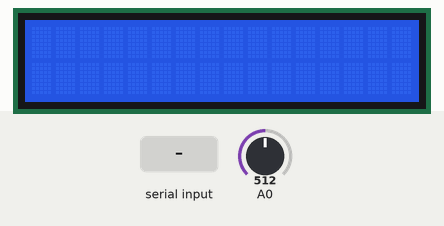
Simulated run of this program. Board: Arduino Uno, built with avr-gcc and run on an emulated ATmega328P. On the bench: 16×2 character LCD. The test bench sets the inputs (shaded band); at power-on: A0 = 512. What the program prints to the serial monitor is not drawn.

Above: at 1.2 s.
1.3 s: byte 30 received over Serial
At 2.0 s:
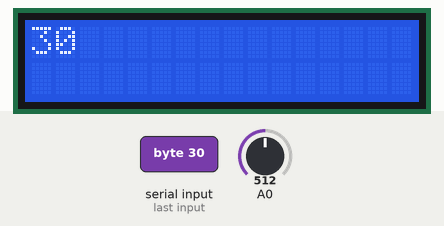
2.8 s: byte 90 received over Serial
At 3.2 s:
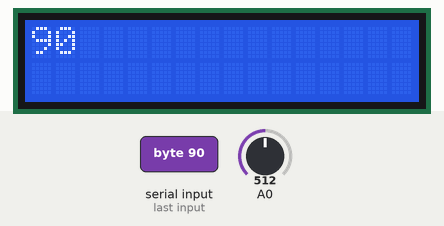
Timing chart, 0 to 5.8 s (numbered marks = the images above; inputs shaded):
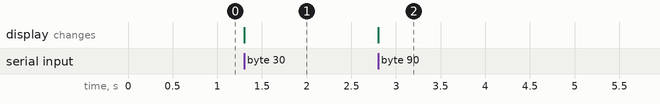

Measured:
- after the input at 1.3 s, the display: changes at once (image 1)
- after the input at 2.8 s, the display: changes at once (image 2)

The program:

main.cpp
```cpp
#include <Arduino.h>
#include <LiquidCrystal.h>

LiquidCrystal lcd(13, 12, 11, 10, 9, 8);
int value = 0;
int randomnum ;
int loworhigh ;
int guess ;

void setup()
{
  lcd.begin(16, 2);
  Serial.begin(9600);
}

void loop()
{
 value= analogRead(A0);
 randomnum = value %100 ;

     int isaval = Serial.available();
      if (isaval){
 guess=Serial.read();


if(guess==randomnum)
{loworhigh=3;
lcd.print(guess);
lcd.clear();
         lcd.print(guess);

         lcd.print(" FOUND IT");

        Serial.end() ;


}


else if(guess>randomnum){
  loworhigh=2;
  lcd.clear();
  lcd.print(guess);


}


else if(guess<randomnum){
      loworhigh=1;
      lcd.clear();
      lcd.print(guess);
}
 Serial.write(loworhigh);
                                   delay(60);
      }

}
```
